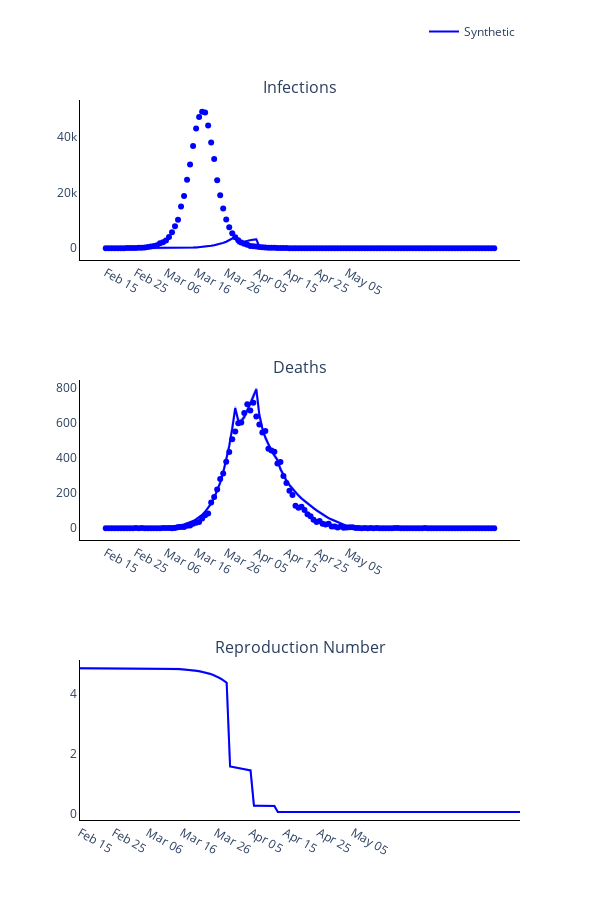

Notebook code cell kept with this figure:
### Code cell
# Trace names - represent the solver used for the simulation
trace_name = ['Synthetic']
titles = ['Infections', 'Deaths', 'Reproduction Number']

fig = go.Figure()
fig = make_subplots(rows=len(titles), cols=1, subplot_titles=tuple(titles), horizontal_spacing = 0.15)

# Plot (continuous predicted timeline and pointwise observed numbers each day)
for r, region in enumerate(regions):
    # Plot of infections
    fig.add_trace(
        go.Scatter(
            x=times,
            y=phe_new_infec_mean[r].tolist(),
            mode='lines',
            name=trace_name[r],
            line_color=colours[r]
        ),
        row= 1,
        col= 1
    )

    fig.add_trace(
        go.Scatter(
            x=times + times[::-1],
            y=phe_new_infec_upper[r].tolist() + phe_new_infec_lower[r].tolist()[::-1],
            fill='toself',
            fillcolor=colours[r],
            line_color=colours[r],
            opacity=0.3,
            mode='lines',
            showlegend=False,
            name=trace_name[r]
        ),
        row= 1,
        col= 1
    )

    fig.add_trace(
        go.Scatter(
            x=times,
            y=np.sum(cases_data[r], axis=1).tolist(),
            mode='markers',
            name=trace_name[r],
            showlegend=False,
            line_color=colours[r]
        ),
        row= 1,
        col= 1
    )

    # Plot deaths
    fig.add_trace(
        go.Scatter(
            x=times,
            y=phe_deaths_mean[r].tolist(),
            mode='lines',
            name=trace_name[r],
            showlegend=False,
            line_color=colours[r]
        ),
        row= 2,
        col= 1
    )

    fig.add_trace(
        go.Scatter(
            x=times + times[::-1],
            y=phe_deaths_upper[r].tolist() + phe_deaths_lower[r].tolist()[::-1],
            fill='toself',
            fillcolor=colours[r],
            line_color=colours[r],
            opacity=0.3,
            mode='lines',
            showlegend=False,
            name=trace_name[r]
        ),
        row= 2,
        col= 1
    )

    fig.add_trace(
        go.Scatter(
            x=times,
            y=np.sum(deaths_data[r], axis=1).tolist(),
            mode='markers',
            name=trace_name[r],
            showlegend=False,
            line_color=colours[r]
        ),
        row= 2,
        col= 1
    )

    # Plot reproduction number
    fig.add_trace(
        go.Scatter(
            x=times,
            y=phe_reprod_num_mean[r].tolist(),
            mode='lines',
            name=trace_name[r],
            showlegend=False,
            line_color=colours[r]
        ),
        row= 3,
        col= 1
    )

    fig.add_trace(
        go.Scatter(
            x=times + times[::-1],
            y=phe_reprod_num_upper[r].tolist() + phe_reprod_num_lower[r].tolist()[::-1],
            fill='toself',
            fillcolor=colours[r],
            line_color=colours[r],
            opacity=0.3,
            mode='lines',
            showlegend=False,
            name=trace_name[r]
        ),
        row= 3,
        col= 1
    )

# Add axis labels
fig.update_layout(
    width=600, 
    height=900,
    plot_bgcolor='white',
    xaxis=dict(
        linecolor='black',
        tickvals=np.arange(1, 90, 10).tolist(),
        ticktext=['Feb 15', 'Feb 25', 'Mar 06', 'Mar 16', 'Mar 26', 'Apr 05', 'Apr 15', 'Apr 25', 'May 05', 'May 15']),
    yaxis=dict(linecolor='black'),
    xaxis2=dict(
        linecolor='black',
        tickvals=np.arange(1, 90, 10).tolist(),
        ticktext=['Feb 15', 'Feb 25', 'Mar 06', 'Mar 16', 'Mar 26', 'Apr 05', 'Apr 15', 'Apr 25', 'May 05', 'May 15']),
    yaxis2=dict(linecolor='black'),
    xaxis3=dict(
        linecolor='black',
        tickvals=np.arange(1, 90, 10).tolist(),
        ticktext=['Feb 15', 'Feb 25', 'Mar 06', 'Mar 16', 'Mar 26', 'Apr 05', 'Apr 15', 'Apr 25', 'May 05', 'May 15']),
    yaxis3=dict(linecolor='black'),
    legend=dict(
        orientation='h',
        yanchor="bottom",
        y=1.075,
        xanchor="right",
        x=1)
    )

fig.write_image('images/Figure-PHE-Luxembourg.pdf')
fig.show()

### Figure 1 — Plotly figure (JSON) as saved in the notebook; plotly's stock layout.template omitted (floating-point values rounded to 4 significant figures; data arrays with more than 128 entries replaced by an {"elided": "..."} marker saying what was removed)
{"data": [{"line": {"color": "blue"}, "mode": "lines", "name": "Synthetic", "type": "scatter", "x": {"elided": "130 int values"}, "xaxis": "x", "y": {"elided": "130 float values"}, "yaxis": "y"}, {"fill": "toself", "fillcolor": "blue", "line": {"color": "blue"}, "mode": "lines", "name": "Synthetic", "opacity": 0.3, "showlegend": false, "type": "scatter", "x": {"elided": "260 int values"}, "xaxis": "x", "y": {"elided": "260 float values"}, "yaxis": "y"}, {"line": {"color": "blue"}, "mode": "markers", "name": "Synthetic", "showlegend": false, "type": "scatter", "x": {"elided": "130 int values"}, "xaxis": "x", "y": {"elided": "130 int values"}, "yaxis": "y"}, {"line": {"color": "blue"}, "mode": "lines", "name": "Synthetic", "showlegend": false, "type": "scatter", "x": {"elided": "130 int values"}, "xaxis": "x2", "y": {"elided": "130 float values"}, "yaxis": "y2"}, {"fill": "toself", "fillcolor": "blue", "line": {"color": "blue"}, "mode": "lines", "name": "Synthetic", "opacity": 0.3, "showlegend": false, "type": "scatter", "x": {"elided": "260 int values"}, "xaxis": "x2", "y": {"elided": "260 float values"}, "yaxis": "y2"}, {"line": {"color": "blue"}, "mode": "markers", "name": "Synthetic", "showlegend": false, "type": "scatter", "x": {"elided": "130 int values"}, "xaxis": "x2", "y": {"elided": "130 int values"}, "yaxis": "y2"}, {"line": {"color": "blue"}, "mode": "lines", "name": "Synthetic", "showlegend": false, "type": "scatter", "x": {"elided": "130 int values"}, "xaxis": "x3", "y": {"elided": "130 float values"}, "yaxis": "y3"}, {"fill": "toself", "fillcolor": "blue", "line": {"color": "blue"}, "mode": "lines", "name": "Synthetic", "opacity": 0.3, "showlegend": false, "type": "scatter", "x": {"elided": "260 int values"}, "xaxis": "x3", "y": {"elided": "260 float values"}, "yaxis": "y3"}], "layout": {"annotations": [{"font": {"size": 16}, "showarrow": false, "text": "Infections", "x": 0.5, "xanchor": "center", "xref": "paper", "y": 1, "yanchor": "bottom", "yref": "paper"}, {"font": {"size": 16}, "showarrow": false, "text": "Deaths", "x": 0.5, "xanchor": "center", "xref": "paper", "y": 0.6111, "yanchor": "bottom", "yref": "paper"}, {"font": {"size": 16}, "showarrow": false, "text": "Reproduction Number", "x": 0.5, "xanchor": "center", "xref": "paper", "y": 0.2222, "yanchor": "bottom", "yref": "paper"}], "height": 900, "legend": {"orientation": "h", "x": 1, "xanchor": "right", "y": 1.075, "yanchor": "bottom"}, "plot_bgcolor": "white", "width": 600, "xaxis": {"anchor": "y", "domain": [0, 1], "linecolor": "black", "ticktext": ["Feb 15", "Feb 25", "Mar 06", "Mar 16", "Mar 26", "Apr 05", "Apr 15", "Apr 25", "May 05", "May 15"], "tickvals": [1, 11, 21, 31, 41, 51, 61, 71, 81]}, "xaxis2": {"anchor": "y2", "domain": [0, 1], "linecolor": "black", "ticktext": ["Feb 15", "Feb 25", "Mar 06", "Mar 16", "Mar 26", "Apr 05", "Apr 15", "Apr 25", "May 05", "May 15"], "tickvals": [1, 11, 21, 31, 41, 51, 61, 71, 81]}, "xaxis3": {"anchor": "y3", "domain": [0, 1], "linecolor": "black", "ticktext": ["Feb 15", "Feb 25", "Mar 06", "Mar 16", "Mar 26", "Apr 05", "Apr 15", "Apr 25", "May 05", "May 15"], "tickvals": [1, 11, 21, 31, 41, 51, 61, 71, 81]}, "yaxis": {"anchor": "x", "domain": [0.7778, 1], "linecolor": "black"}, "yaxis2": {"anchor": "x2", "domain": [0.3889, 0.6111], "linecolor": "black"}, "yaxis3": {"anchor": "x3", "domain": [0, 0.2222], "linecolor": "black"}}}
